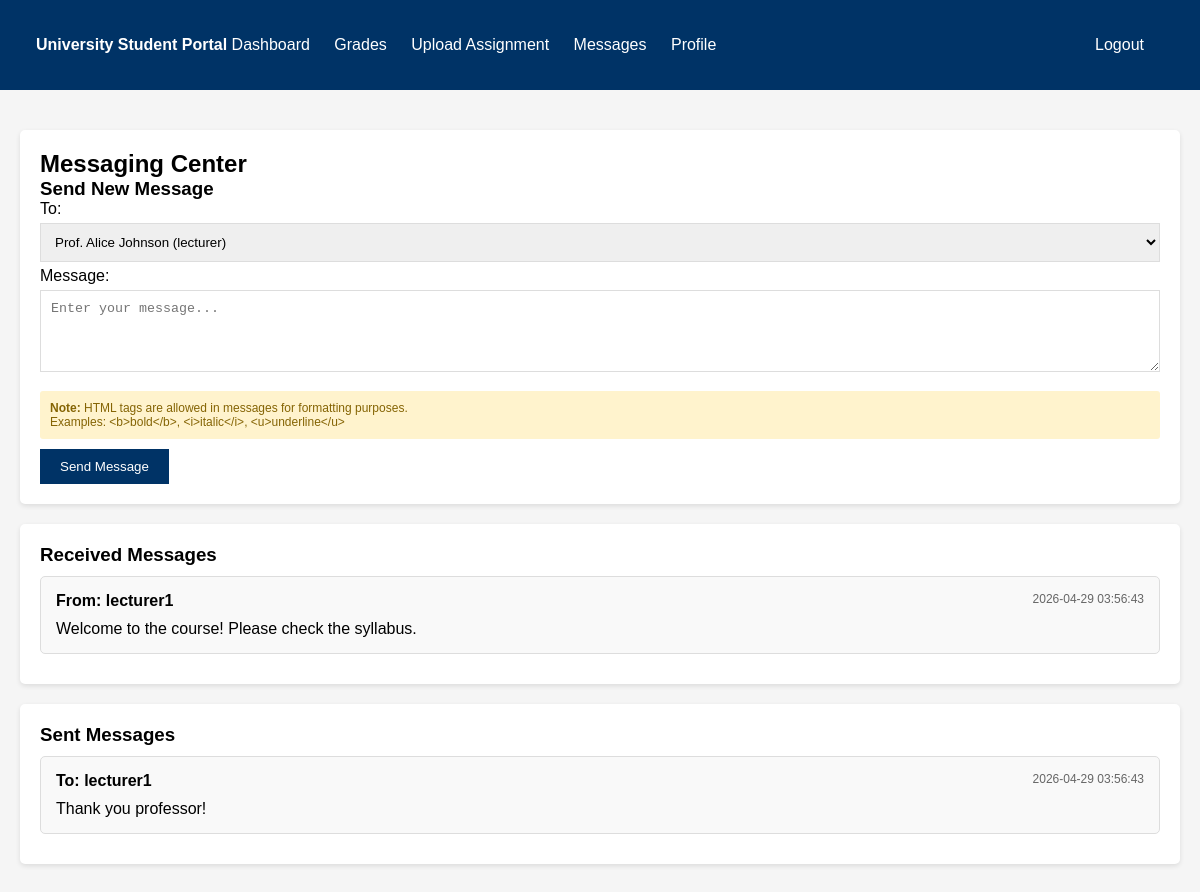
Screenshot of /messages.php (signed in) with the database file from the repository.
### tables this page shows
CREATE TABLE IF NOT EXISTS messages (
    id INT AUTO_INCREMENT PRIMARY KEY,
    sender_id INT,
    receiver_id INT,
    content TEXT,   
    sent_at TIMESTAMP DEFAULT CURRENT_TIMESTAMP,
    FOREIGN KEY (sender_id) REFERENCES users(id),
    FOREIGN KEY (receiver_id) REFERENCES users(id)
);

CREATE TABLE IF NOT EXISTS users (
    id INT AUTO_INCREMENT PRIMARY KEY,
    username VARCHAR(50) UNIQUE NOT NULL,
    password VARCHAR(32) NOT NULL,   
    email VARCHAR(100),
    role ENUM('student', 'lecturer') DEFAULT 'student',
    full_name VARCHAR(100),
    phone VARCHAR(20),
    address TEXT,
    created_at TIMESTAMP DEFAULT CURRENT_TIMESTAMP
);

### messages.php (the view, shortened to what this page needs)
<?php
$conn = getDB();
$user_id = $_SESSION['user_id'];
$received_query = "SELECT m.*, u.username as sender_name
                  FROM messages m
                  JOIN users u ON m.sender_id = u.id
                  WHERE m.receiver_id = $user_id
                  ORDER BY m.sent_at DESC";
$received_result = $conn->query($received_query);
$sent_query = "SELECT m.*, u.username as receiver_name
              FROM messages m
              JOIN users u ON m.receiver_id = u.id
              WHERE m.sender_id = $user_id
              ORDER BY m.sent_at DESC";
$sent_result = $conn->query($sent_query);
if ($_SESSION['role'] == 'lecturer') {
    $recipients_query = "SELECT * FROM users WHERE role='student'";
} else {
    $recipients_query = "SELECT * FROM users WHERE role='lecturer'";
}
$recipients_result = $conn->query($recipients_query);
?>
<!DOCTYPE html>
<html>
<head>
</head>
<body>
    <div class="navbar">
        <div class="container">
            <strong>University Student Portal</strong>
            <a href="dashboard.php">Dashboard</a>
            <a href="grades.php">Grades</a>
            <?php if ($_SESSION['role'] == 'student'): ?>
                <a href="upload.php">Upload Assignment</a>
            <?php endif; ?>
            <a href="messages.php">Messages</a>
            <a href="profile.php">Profile</a>
            <a href="logout.php" style="float: right;">Logout</a>
        </div>
    </div>
    <div class="container">
        <div class="card">
            <h2>Messaging Center</h2>
            <h3>Send New Message</h3>
            <form method="POST" action="">
                <label>To:</label>
                <select name="receiver" required>
                    <?php while ($recipient = $recipients_result->fetch_assoc()): ?>
                    <option value="<?php echo $recipient['id']; ?>">
                        <?php echo $recipient['full_name']; ?> (<?php echo $recipient['role']; ?>)
                    </option>
                    <?php endwhile; ?>
                </select>
                <label>Message:</label>
                <textarea name="content" rows="4" required placeholder="Enter your message..."></textarea>
                <div class="xss-notice">
                    <strong>Note:</strong> HTML tags are allowed in messages for formatting purposes.
                    <br>Examples: &lt;b&gt;bold&lt;/b&gt;, &lt;i&gt;italic&lt;/i&gt;, &lt;u&gt;underline&lt;/u&gt;
                </div>
                <button type="submit" class="btn">Send Message</button>
            </form>
        </div>
        <div class="card">
            <h3>Received Messages</h3>
            <?php while ($msg = $received_result->fetch_assoc()): ?>
            <div class="message-box">
                <strong>From: <?php echo $msg['sender_name']; ?></strong>
                <span style="float: right; color: #666; font-size: 12px;"><?php echo $msg['sent_at']; ?></span>
                <p style="margin-top: 10px;"><?php echo $msg['content']; ?></p>
            </div>
            <?php endwhile; ?>
        </div>
        <div class="card">
            <h3>Sent Messages</h3>
            <?php while ($msg = $sent_result->fetch_assoc()): ?>
            <div class="message-box">
                <strong>To: <?php echo $msg['receiver_name']; ?></strong>
                <span style="float: right; color: #666; font-size: 12px;"><?php echo $msg['sent_at']; ?></span>
                <p style="margin-top: 10px;"><?php echo $msg['content']; ?></p>
            </div>
            <?php endwhile; ?>
        </div>
    </div>
</body>
</html>

### messages.php (style rules this page uses)
* { margin: 0; padding: 0; box-sizing: border-box; }
body { font-family: Arial, sans-serif; background: #f5f5f5; }
.navbar { background: #003366; color: white; padding: 1rem; }
.navbar a { color: white; text-decoration: none; margin-right: 20px; }
.container { max-width: 1200px; margin: 0 auto; padding: 20px; }
.card { background: white; padding: 20px; margin: 20px 0; border-radius: 5px; box-shadow: 0 2px 5px rgba(0,0,0,0.1); }
.btn { background: #003366; color: white; padding: 10px 20px; border: none; cursor: pointer; }
input, textarea, select { width: 100%; padding: 10px; margin: 5px 0; border: 1px solid #ddd; }
.message-box { border: 1px solid #ddd; padding: 15px; margin: 10px 0; background: #f9f9f9; border-radius: 5px; }
.xss-notice { background: #fff3cd; color: #856404; padding: 10px; margin: 10px 0; border-radius: 3px; font-size: 12px; }

### rows the page displays
messages: sender.username "lecturer1", sent_at "2026-04-29 03:56:43", content "Welcome to the course! Please check the syllabus."
messages: receiver.username "lecturer1", sent_at "2026-04-29 03:56:43", content "Thank you professor!"

### other values shown
form field receiver "Prof. Alice Johnson (lecturer)"
